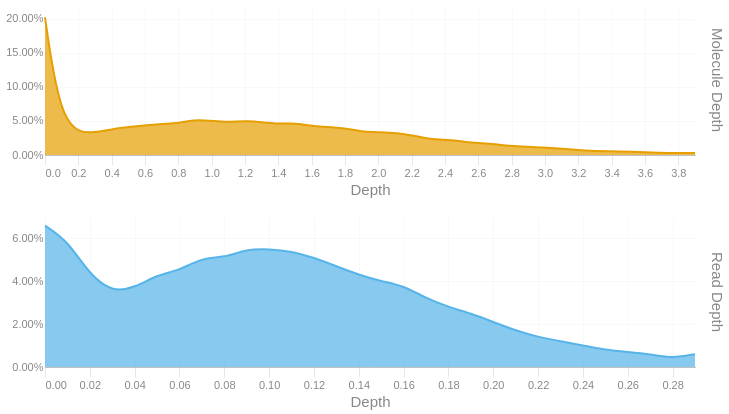

Notebook cell for this chart:
### Code cell
readdep = depth_hist(tb['Read Depth'], q99, 3)
readdep = readdep.with_columns(pl.lit('Read Depth').alias('Metric'))
if not SKIPLR:
    moldep = depth_hist(tb['Molecule Depth'], mol_q99, 1)
    moldep = moldep.with_columns(pl.lit('Molecule Depth').alias('Metric'))
    _hist = pl.concat([readdep, moldep])
    _hist = _hist.filter(pl.col('Proportion') != 0)
    with SafeRender(_hist):
        (
            alt.Chart(_hist)        
            .mark_area(interpolate = "basis")
            .encode(
                x=alt.X('Bin:Q').scale(domainMin=0).axis(alt.Axis(title='Depth')),
                y = alt.Y('Proportion:Q', title = None).axis(format = '.2%'),
                color = alt.Color('Metric:N').legend(None),
                row = alt.Row("Metric:N").header(title = None, labelOrient = 'right'),
                tooltip = [
                    alt.Tooltip("Metric:N", title = "Metric"),
                    alt.Tooltip('Interval:N', title = "Depth Interval"),
                    alt.Tooltip('Proportion:Q', title = "% Alignments").format('.2%')
                ]
            )
            .resolve_scale(x='independent', y='independent')
            .properties(
                height = 150, width = 650,
                usermeta={'embedOptions': {'downloadFileName': f'{samplename}.depth.hist'}}
            )
        ).display()
else:
    readdep = readdep.filter(pl.col('Proportion') != 0)
    with SafeRender(readdep):
        (
            alt.Chart(readdep)        
            .mark_area(interpolate = "basis")
            .encode(
                x=alt.X('Bin:Q').scale(domainMin=0).axis(alt.Axis(title='Depth')),
                y = alt.Y('Proportion:Q', title = None).axis(format = '.2%'),
                tooltip = [
                    alt.Tooltip('Interval:N', title = "Depth Interval"),
                    alt.Tooltip('Proportion:Q', title = "% Alignments").format('.2%')
                ]
            )
            .properties(
                usermeta={'embedOptions': {'downloadFileName': f'{samplename}.depth.hist'}}
            )
        ).display()

### Figure 1 — Vega-Lite specification as saved in the notebook (floating-point values rounded to 4 significant figures)
{"width": 650, "height": 150, "config": {"title": {"anchor": "start", "dy": -15, "fontSize": 18, "color": "#888888", "subtitleColor": "#888888", "subtitleFontSize": 14}, "arc": {"fill": "#0072B2"}, "axis": {"domainColor": "#888888", "domainWidth": 0.5, "gridWidth": 0.2, "grid": false, "titleFontWeight": 400, "titleFontSize": 15, "labelFontSize": 11, "labelColor": "#888888", "tickColor": "#888888", "tickWidth": 0.2, "titleColor": "#888888"}, "axisBand": {"grid": false}, "axisX": {"grid": true, "tickSize": 10, "domainCap": "round"}, "axisY": {"domain": false, "grid": true, "tickSize": 0, "domainCap": "round"}, "background": "transparent", "header": {"labelFontSize": 15, "labelColor": "#888888", "titleFontSize": 15, "titleFontWeight": 600, "titleColor": "#888888"}, "legend": {"labelFont": "sans-serif", "labelFontSize": 12, "labelColor": "#888888", "symbolSize": 100, "symbolType": "circle", "titleFontSize": 12, "titlePadding": 10, "titleColor": "#888888", "title": null}, "range": {"category": ["#E69F00", "#56B4E9", "#009E73", "#F0E442", "#0072B2", "#D55E00", "#CC79A7", "#000000"], "diverging": ["#cfe8f3", "#a2d4ec", "#73bfe2", "#46abdb", "#1696d2", "#12719e"]}, "area": {"fill": "#0072B2", "fillOpacity": 0.7, "line": true, "strokeOpacity": 0.7}, "line": {"color": "#0072B2", "stroke": "#0072B2", "strokeWidth": 2}, "trail": {"color": "#0072B2", "stroke": "#0072B2", "strokeWidth": 0, "size": 1}, "point": {"filled": true, "fillOpacity": 1.0, "size": 95}, "text": {"color": "#888888", "fontSize": 11, "align": "right", "fontWeight": 400, "size": 11}, "bar": {"fill": "#0072B2", "stroke": null}, "view": {"stroke": null, "continuousWidth": 660, "continuousHeight": 400}}, "data": {"name": "data-6a346544231cf05024eb8e9d3811ece8"}, "mark": {"type": "area", "interpolate": "basis"}, "encoding": {"color": {"field": "Metric", "legend": null, "type": "nominal"}, "row": {"field": "Metric", "header": {"title": null, "labelOrient": "right"}, "type": "nominal"}, "tooltip": [{"field": "Metric", "title": "Metric", "type": "nominal"}, {"field": "Interval", "title": "Depth Interval", "type": "nominal"}, {"field": "Proportion", "format": ".2%", "title": "% Alignments", "type": "quantitative"}], "x": {"axis": {"title": "Depth"}, "field": "Bin", "scale": {"domainMin": 0}, "type": "quantitative"}, "y": {"axis": {"format": ".2%"}, "field": "Proportion", "title": null, "type": "quantitative"}}, "resolve": {"scale": {"x": "independent", "y": "independent"}}, "usermeta": {"embedOptions": {"downloadFileName": "TF26LRJL0081_50B_L_10484332_23Y22YLT4_L7.depth.hist"}}, "$schema": "https://vega.github.io/schema/vega-lite/v6.4.1.json", "datasets": {"data-6a346544231cf05024eb8e9d3811ece8": [{"Bin": 0.0, "Interval": "0.0-0.01", "Proportion": 0.066, "Metric": "Read Depth"}, {"Bin": 0.01, "Interval": "0.01-0.02", "Proportion": 0.059, "Metric": "Read Depth"}, {"Bin": 0.02, "Interval": "0.02-0.03", "Proportion": 0.043, "Metric": "Read Depth"}, {"Bin": 0.03, "Interval": "0.03-0.04", "Proportion": 0.035, "Metric": "Read Depth"}, {"Bin": 0.04, "Interval": "0.04-0.05", "Proportion": 0.037, "Metric": "Read Depth"}, {"Bin": 0.05, "Interval": "0.05-0.06", "Proportion": 0.043, "Metric": "Read Depth"}, {"Bin": 0.06, "Interval": "0.06-0.07", "Proportion": 0.045, "Metric": "Read Depth"}, {"Bin": 0.07, "Interval": "0.07-0.08", "Proportion": 0.051, "Metric": "Read Depth"}, {"Bin": 0.08, "Interval": "0.08-0.09", "Proportion": 0.051, "Metric": "Read Depth"}, {"Bin": 0.09, "Interval": "0.09-0.1", "Proportion": 0.055, "Metric": "Read Depth"}, {"Bin": 0.1, "Interval": "0.1-0.11", "Proportion": 0.055, "Metric": "Read Depth"}, {"Bin": 0.11, "Interval": "0.11-0.12", "Proportion": 0.054, "Metric": "Read Depth"}, {"Bin": 0.12, "Interval": "0.12-0.13", "Proportion": 0.051, "Metric": "Read Depth"}, {"Bin": 0.13, "Interval": "0.13-0.14", "Proportion": 0.047, "Metric": "Read Depth"}, {"Bin": 0.14, "Interval": "0.14-0.15", "Proportion": 0.043, "Metric": "Read Depth"}, {"Bin": 0.15, "Interval": "0.15-0.16", "Proportion": 0.04, "Metric": "Read Depth"}, {"Bin": 0.16, "Interval": "0.16-0.17", "Proportion": 0.038, "Metric": "Read Depth"}, {"Bin": 0.17, "Interval": "0.17-0.18", "Proportion": 0.032, "Metric": "Read Depth"}, {"Bin": 0.18, "Interval": "0.18-0.19", "Proportion": 0.028, "Metric": "Read Depth"}, {"Bin": 0.19, "Interval": "0.19-0.2", "Proportion": 0.025, "Metric": "Read Depth"}, {"Bin": 0.2, "Interval": "0.2-0.21", "Proportion": 0.021, "Metric": "Read Depth"}, {"Bin": 0.21, "Interval": "0.21-0.22", "Proportion": 0.017, "Metric": "Read Depth"}, {"Bin": 0.22, "Interval": "0.22-0.23", "Proportion": 0.014, "Metric": "Read Depth"}, {"Bin": 0.23, "Interval": "0.23-0.24", "Proportion": 0.012, "Metric": "Read Depth"}, {"Bin": 0.24, "Interval": "0.24-0.25", "Proportion": 0.01, "Metric": "Read Depth"}, {"Bin": 0.25, "Interval": "0.25-0.26", "Proportion": 0.008, "Metric": "Read Depth"}, {"Bin": 0.26, "Interval": "0.26-0.27", "Proportion": 0.007, "Metric": "Read Depth"}, {"Bin": 0.27, "Interval": "0.27-0.28", "Proportion": 0.006, "Metric": "Read Depth"}, {"Bin": 0.28, "Interval": "0.28-0.29", "Proportion": 0.004, "Metric": "Read Depth"}, {"Bin": 0.29, "Interval": "0.29-0.3", "Proportion": 0.006, "Metric": "Read Depth"}, {"Bin": 0.0, "Interval": "0.0-0.1", "Proportion": 0.202, "Metric": "Molecule Depth"}, {"Bin": 0.1, "Interval": "0.1-0.3", "Proportion": 0.034, "Metric": "Molecule Depth"}, {"Bin": 0.3, "Interval": "0.3-0.4", "Proportion": 0.032, "Metric": "Molecule Depth"}, {"Bin": 0.4, "Interval": "0.4-0.5", "Proportion": 0.038, "Metric": "Molecule Depth"}, {"Bin": 0.5, "Interval": "0.5-0.7", "Proportion": 0.041, "Metric": "Molecule Depth"}, {"Bin": 0.7, "Interval": "0.7-0.8", "Proportion": 0.046, "Metric": "Molecule Depth"}, {"Bin": 0.8, "Interval": "0.8-0.9", "Proportion": 0.046, "Metric": "Molecule Depth"}, {"Bin": 0.9, "Interval": "0.9-1.1", "Proportion": 0.053, "Metric": "Molecule Depth"}, {"Bin": 1.1, "Interval": "1.1-1.2", "Proportion": 0.047, "Metric": "Molecule Depth"}, {"Bin": 1.2, "Interval": "1.2-1.4", "Proportion": 0.051, "Metric": "Molecule Depth"}, {"Bin": 1.4, "Interval": "1.4-1.5", "Proportion": 0.045, "Metric": "Molecule Depth"}, {"Bin": 1.5, "Interval": "1.5-1.6", "Proportion": 0.047, "Metric": "Molecule Depth"}, {"Bin": 1.6, "Interval": "1.6-1.8", "Proportion": 0.042, "Metric": "Molecule Depth"}, {"Bin": 1.8, "Interval": "1.8-1.9", "Proportion": 0.04, "Metric": "Molecule Depth"}, {"Bin": 1.9, "Interval": "1.9-2.0", "Proportion": 0.034, "Metric": "Molecule Depth"}, {"Bin": 2.0, "Interval": "2.0-2.2", "Proportion": 0.034, "Metric": "Molecule Depth"}, {"Bin": 2.2, "Interval": "2.2-2.3", "Proportion": 0.03, "Metric": "Molecule Depth"}, {"Bin": 2.3, "Interval": "2.3-2.4", "Proportion": 0.023, "Metric": "Molecule Depth"}, {"Bin": 2.4, "Interval": "2.4-2.6", "Proportion": 0.023, "Metric": "Molecule Depth"}, {"Bin": 2.6, "Interval": "2.6-2.7", "Proportion": 0.017, "Metric": "Molecule Depth"}, {"Bin": 2.7, "Interval": "2.7-2.8", "Proportion": 0.016, "Metric": "Molecule Depth"}, {"Bin": 2.8, "Interval": "2.8-3.0", "Proportion": 0.013, "Metric": "Molecule Depth"}, {"Bin": 3.0, "Interval": "3.0-3.1", "Proportion": 0.011, "Metric": "Molecule Depth"}, {"Bin": 3.1, "Interval": "3.1-3.2", "Proportion": 0.009, "Metric": "Molecule Depth"}, {"Bin": 3.2, "Interval": "3.2-3.4", "Proportion": 0.007, "Metric": "Molecule Depth"}, {"Bin": 3.4, "Interval": "3.4-3.5", "Proportion": 0.005, "Metric": "Molecule Depth"}, {"Bin": 3.5, "Interval": "3.5-3.7", "Proportion": 0.005, "Metric": "Molecule Depth"}, {"Bin": 3.7, "Interval": "3.7-3.8", "Proportion": 0.003, "Metric": "Molecule Depth"}, {"Bin": 3.8, "Interval": "3.8-3.9", "Proportion": 0.003, "Metric": "Molecule Depth"}, {"Bin": 3.9, "Interval": "3.9-4.06", "Proportion": 0.003, "Metric": "Molecule Depth"}]}}
